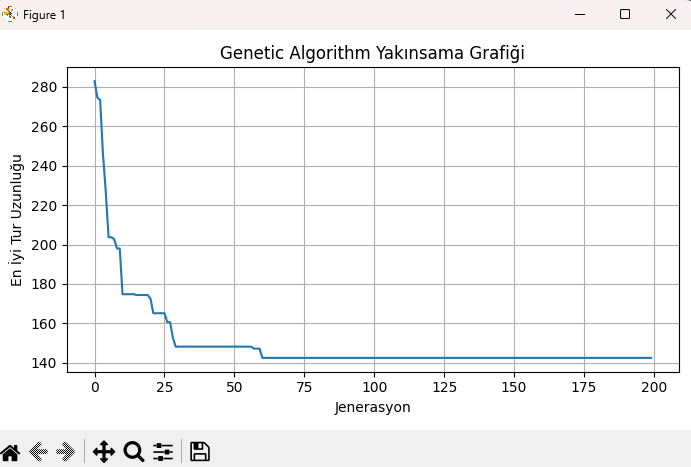

Recreate this plot in Python.
# Bu kodda Genetik Algoritmanın fonksiyonlarını oluşturarak HW-4'e giriş yapıyorum.
import random
import matplotlib.pyplot as plt
import math

random.seed(42)
N_NODES = 15
AREA_SIZE = 50

points = [(random.uniform(0, AREA_SIZE),
           random.uniform(0, AREA_SIZE)) for _ in range(N_NODES)]

def compute_distance_matrix(points):
    n = len(points)
    dist_matrix = [[0.0]*n for _ in range(n)]
    for i in range(n):
        for j in range(n):
            if i != j:
                dist_matrix[i][j] = math.dist(points[i], points[j])
    return dist_matrix

dist_matrix = compute_distance_matrix(points)

def create_random_tour(n_nodes):
    """
    Rastgele geçerli bir TSP turu üretir.
    Başlangıç ve bitiş düğümü 0 olacak şekilde ayarlanır.
    """
    tour = list(range(1, n_nodes))
    random.shuffle(tour)
    return [0] + tour + [0]

def tour_length(tour, dist_matrix):

    length = 0.0
    for i in range(len(tour) - 1):
        length += dist_matrix[tour[i]][tour[i+1]]
    return length

# Fitness hesaplama (maximizasyon olduğu için ters işlem yaptım)
def fitness(tour, dist_matrix):

    return 1.0 / tour_length(tour, dist_matrix)

# Popülasyon oluşturma
def initial_population(pop_size, n_nodes):

    return [create_random_tour(n_nodes) for _ in range(pop_size)]

# Selection
def tournament_selection(population, dist_matrix, k=3):

    contenders = random.sample(population, k)
    contenders.sort(key=lambda t: tour_length(t, dist_matrix))
    return contenders[0]

# Çaprazlama
def crossover(parent1, parent2):

    size = len(parent1) - 2
    a, b = sorted(random.sample(range(1, size + 1), 2))

    child = [None] * (size + 2)
    child[0] = child[-1] = 0
    child[a:b] = parent1[a:b]

    fill = [x for x in parent2 if x not in child]
    idx = 1
    for x in fill:
        while child[idx] is not None:
            idx += 1
        child[idx] = x

    return child

# Mutasyon Swap ile iki şehrin yerini değiştirme
def mutate(tour, mutation_rate=0.1):

    if random.random() < mutation_rate:
        i, j = random.sample(range(1, len(tour)-1), 2)
        tour[i], tour[j] = tour[j], tour[i]

# GA ile Tsp çözümü
def solve_tsp_ga(dist_matrix,
                 pop_size=50,
                 generations=200,
                 mutation_rate=0.1):

    n_nodes = len(dist_matrix)
    population = initial_population(pop_size, n_nodes)

    best_tour = None
    best_length = float('inf')

    for gen in range(generations):
        new_population = []

        for _ in range(pop_size):
            p1 = tournament_selection(population, dist_matrix)
            p2 = tournament_selection(population, dist_matrix)

            child = crossover(p1, p2)
            mutate(child, mutation_rate)

            length = tour_length(child, dist_matrix)
            if length < best_length:
                best_length = length
                best_tour = child

            new_population.append(child)

        population = new_population

    return best_tour, best_length

def solve_tsp_ga_with_history(dist_matrix,
                              pop_size=50,
                              generations=200,
                              mutation_rate=0.1):
    """
    Genetic Algorithm + jenerasyon bazlı en iyi çözüm kaydı
    """
    n_nodes = len(dist_matrix)
    population = initial_population(pop_size, n_nodes)

    best_length = float('inf')
    best_history = []  # Her jenerasyondaki en iyi mesafe

    for gen in range(generations):
        new_population = []

        for _ in range(pop_size):
            p1 = tournament_selection(population, dist_matrix)
            p2 = tournament_selection(population, dist_matrix)

            child = crossover(p1, p2)
            mutate(child, mutation_rate)

            length = tour_length(child, dist_matrix)
            if length < best_length:
                best_length = length

            new_population.append(child)

        population = new_population
        best_history.append(best_length)

    return best_history

best_lengths = solve_tsp_ga_with_history(dist_matrix)

plt.figure(figsize=(7,4))
plt.plot(best_lengths)
plt.xlabel("Jenerasyon")
plt.ylabel("En İyi Tur Uzunluğu")
plt.title("Genetic Algorithm Yakınsama Grafiği")
plt.grid(True)
plt.tight_layout()
plt.show()
